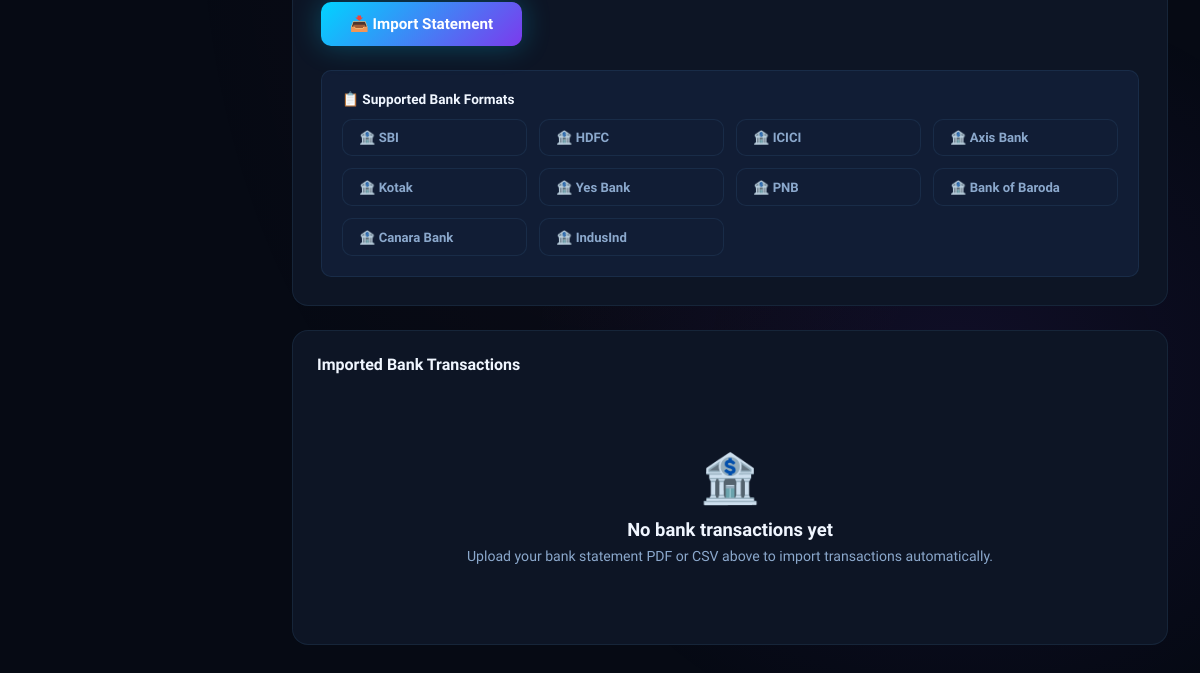
Page /bank_statement (signed in, lower part) on the earlier database version.
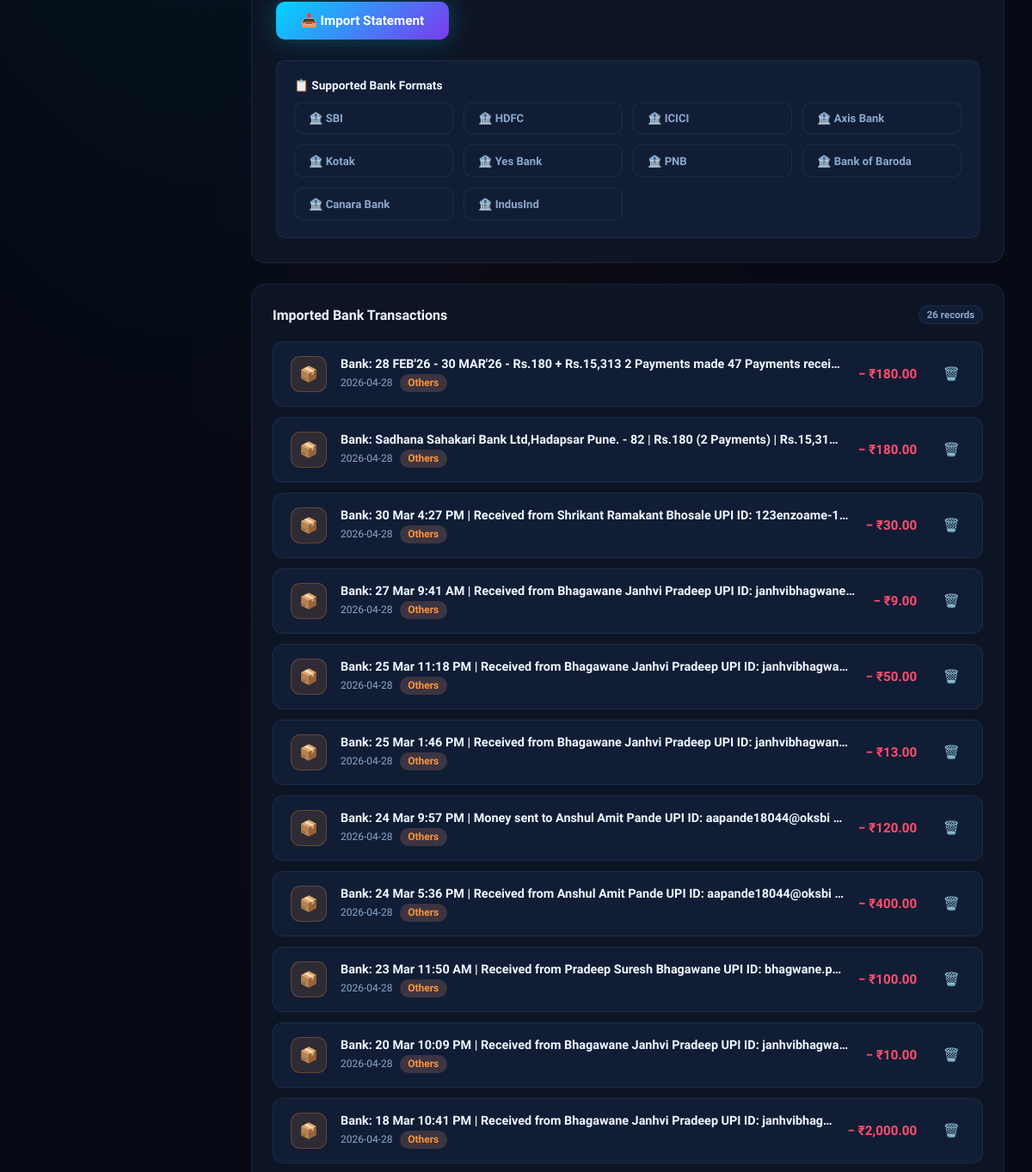
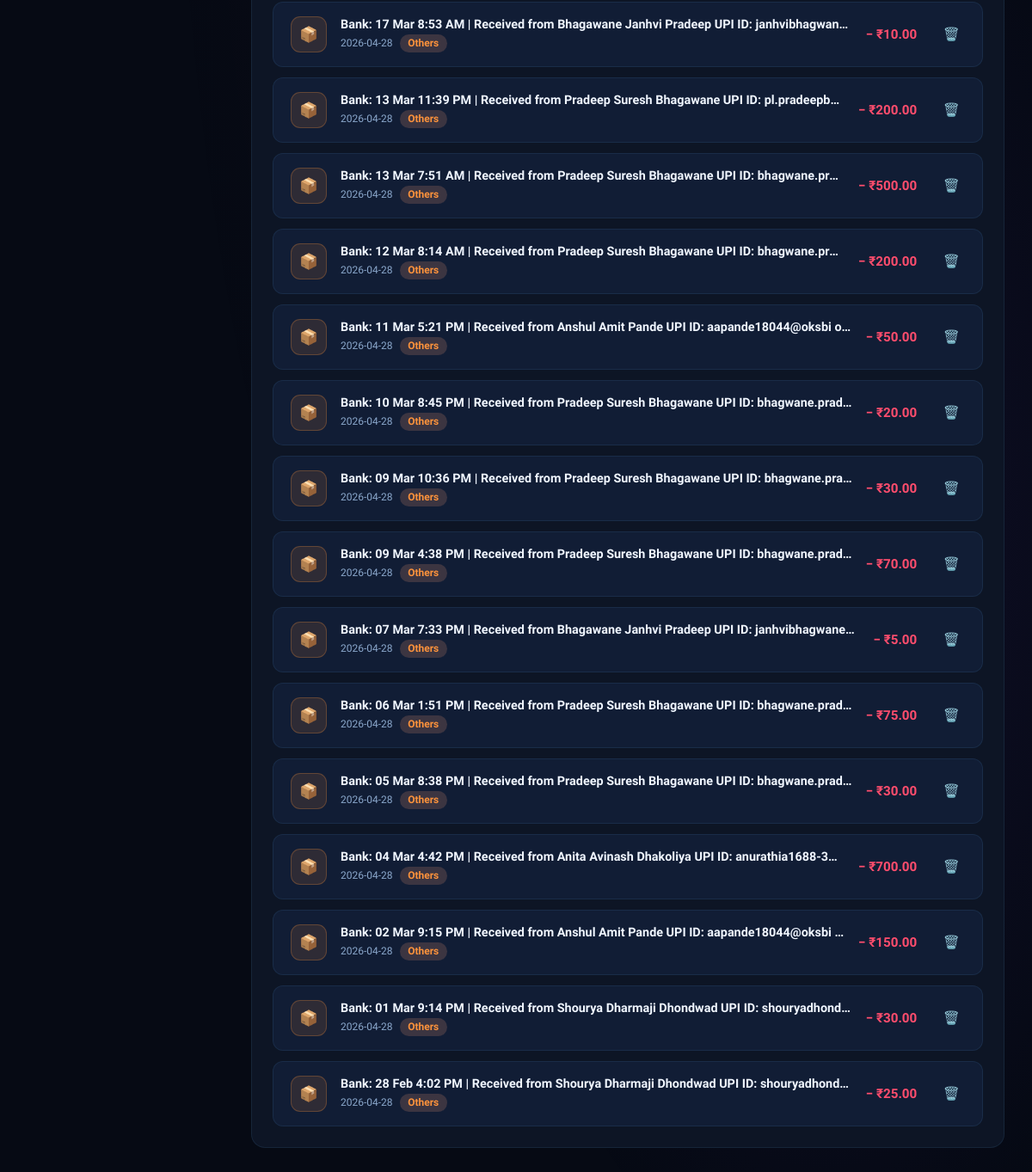
Same page on the later database version (2 pictures, top to bottom).
### tables this page shows
CREATE TABLE expenses (
        id INTEGER PRIMARY KEY AUTOINCREMENT,
        user_id INTEGER NOT NULL REFERENCES users(id) ON DELETE CASCADE,
        amount REAL NOT NULL,
        category TEXT NOT NULL,
        description TEXT,
        source TEXT DEFAULT 'manual',
        date TEXT NOT NULL,
        created_at TIMESTAMP DEFAULT CURRENT_TIMESTAMP);

### app.py (the view)
@app.route("/bank_statement")
def bank_statement():
    uid = require_login()
    if not uid: return redirect(url_for("login"))
    conn = get_db()
    sm = strftime_month("date")
    bank_expenses = fetchall(conn,
        "SELECT * FROM expenses WHERE user_id=? AND source='bank' ORDER BY date DESC, created_at DESC", (uid,))
    bank_total = fetchone(conn,
        "SELECT COALESCE(SUM(amount),0) as t FROM expenses WHERE user_id=? AND source='bank'", (uid,))["t"]
    month_total = fetchone(conn,
        f"SELECT COALESCE(SUM(amount),0) as t FROM expenses WHERE user_id=? AND source='bank' AND {sm}=?",
        (uid, get_current_month()))["t"]
    conn.close()
    return render_template("bank_statement.html",
        bank_expenses=bank_expenses, bank_total=bank_total,
        month_total=month_total, categories=CATEGORIES, current_month=get_current_month())

### app.py (called while the page is built)
def fetchone(conn, sql, params=()):
    c = conn.cursor()
    c.execute(qmark(sql), params)
    return c.fetchone()

def fetchall(conn, sql, params=()):
    c = conn.cursor()
    c.execute(qmark(sql), params)
    return c.fetchall()

def strftime_month(field):
    if PG:
        return f"TO_CHAR({field}::date, 'YYYY-MM')"
    return f"strftime('%Y-%m', {field})"

def require_login():
    return session.get("user_id")

def get_current_month():
    return date.today().strftime("%Y-%m")

    def get_db():
        conn = sqlite3.connect(DB_PATH)
        conn.row_factory = sqlite3.Row
        conn.execute("PRAGMA foreign_keys = ON")
        return conn

    def qmark(sql):
        return sql

### templates/bank_statement.html (shortened to what this page needs)
{% extends "base.html" %}
{% block content %}
<div class="sms-form">
  <form method="POST" action="/bank_statement/upload" enctype="multipart/form-data">
    <div style="margin-top:1.25rem;display:flex;gap:.75rem;flex-wrap:wrap">
      <button type="submit" class="btn lg">📥 Import Statement</button>
    </div>
  </form>
  <div class="sms-examples" style="margin-top:1.5rem">
    <h4>📋 Supported Bank Formats</h4>
    <div style="display:grid;grid-template-columns:repeat(auto-fill,minmax(160px,1fr));gap:.75rem;margin-top:.75rem">
      {% for bank in ["SBI","HDFC","ICICI","Axis Bank","Kotak","Yes Bank","PNB","Bank of Baroda","Canara Bank","IndusInd"] %}
      <div style="background:var(--bg3);border:1px solid var(--b1);border-radius:10px;padding:.65rem 1rem;font-size:.82rem;font-weight:600;color:var(--t2);">
        🏦 {{ bank }}
      </div>
      {% endfor %}
    </div>
  </div>
</div>
<div class="card">
  <div class="card-header">
    <h3>Imported Bank Transactions</h3>
    {% if bank_expenses %}<span class="badge">{{ bank_expenses|length }} records</span>{% endif %}
  </div>
  {% if bank_expenses %}
  <div class="upi-txn-list">
    {% set cat_colors = {'Food':'#FF6B6B','Travel':'#4ECDC4','Shopping':'#FFD93D','Entertainment':'#A29BFE','Health':'#6BCB77','Education':'#60A5FA','Others':'#FB923C'} %}
    {% set cat_icons  = {'Food':'🍔','Travel':'✈️','Shopping':'🛍️','Entertainment':'🎬','Health':'💊','Education':'📚','Others':'📦'} %}
    {% set cat_class  = {'Food':'cb-food','Travel':'cb-travel','Shopping':'cb-shopping','Entertainment':'cb-entertainment','Health':'cb-health','Education':'cb-education','Others':'cb-others'} %}
    {% for exp in bank_expenses %}
    <div class="upi-txn">
      <div class="upi-txn-icon" style="background:{{ cat_colors.get(exp.category,'#ccc') }}20;border:1px solid {{ cat_colors.get(exp.category,'#ccc') }}40">
        {{ cat_icons.get(exp.category,'📦') }}
      </div>
      <div class="upi-txn-info">
        <div class="upi-txn-name">{{ exp.description }}</div>
        <div class="upi-txn-meta">
          {{ exp.date }}
          <span class="cat-badge {{ cat_class.get(exp.category,'cb-others') }}">{{ exp.category }}</span>
        </div>
      </div>
      <div class="upi-txn-amount">− ₹{{ "{:,.2f}".format(exp.amount) }}</div>
      <form method="POST" action="/bank_statement/delete/{{ exp.id }}" style="margin-left:.5rem"
            onsubmit="return confirm('Remove this bank transaction?')">
        <button type="submit" class="action-btn del-btn" title="Remove">🗑️</button>
      </form>
    </div>
    {% endfor %}
  </div>
  {% else %}
  <div class="empty-state">
    <div class="empty-icon">🏦</div>
    <h4>No bank transactions yet</h4>
    <p>Upload your bank statement PDF or CSV above to import transactions automatically.</p>
  </div>
  {% endif %}
</div>
{% endblock %}

### templates/base.html (shortened to what this page needs)
<!DOCTYPE html>
<html lang="en">
<head>
<link rel="stylesheet" href="{{ url_for('static', filename='style.css') }}">
</head>
<body>
<div class="page-wrap">
  {% block content %}{% endblock %}
</div>
</body>
</html>

### static/style.css (style rules this page uses)
:root { --bg: #060a14; --bg2: #0d1525; --bg3: #111d35; --bg4: #16243f; --b1: rgba(99,179,237,0.10); --b2: rgba(99,179,237,0.22); --b3: rgba(99,179,237,0.38); --cyan: #00d4ff; --violet: #7c3aed; --coral: #ff4d6d; --emerald: #00e5a0; --amber: #ffb347; --pink: #f72585; --g-main: linear-gradient(135deg,#00d4ff 0%,#7c3aed 100%); --g-coral: linear-gradient(135deg,#ff4d6d 0%,#ff8c42 100%); --g-emerald: linear-gradient(135deg,#00e5a0 0%,#00b4d8 100%); --g-violet: linear-gradient(135deg,#7c3aed 0%,#f72585 100%); --g-amber: linear-gradient(135deg,#ffb347 0%,#ff6b6b 100%); --t1: #f0f6ff; --t2: #8ba8cc; --t3: #4a6285; --r: 16px; --rs: 10px; --sw: 260px; --fB: 'Plus Jakarta Sans', sans-serif; --glow-cyan: 0 0 28px rgba(0,212,255,0.28); --glow-coral: 0 0 28px rgba(255,77,109,0.28); --glow-violet: 0 0 28px rgba(124,58,237,0.35); --shadow: 0 8px 32px rgba(0,0,0,0.45); }
*,*::before,*::after { box-sizing:border-box;margin:0;padding:0 }
html { font-size:16px;scroll-behavior:smooth }
body { font-family:var(--fB); background:var(--bg); color:var(--t1); min-height:100vh; overflow-x:hidden; }
body::before { content:'';position:fixed;inset:0;pointer-events:none;z-index:0; background: radial-gradient(ellipse 80% 50% at 20% 10%,rgba(0,212,255,0.07) 0%,transparent 60%), radial-gradient(ellipse 60% 40% at 80% 80%,rgba(124,58,237,0.09) 0%,transparent 60%), radial-gradient(ellipse 50% 60% at 50% 50%,rgba(255,77,109,0.04) 0%,transparent 70%); }
button { cursor:pointer;font-family:inherit;border:none;background:none }
.page-wrap { margin-left:var(--sw);flex:1;padding:2.5rem 2rem 3rem; min-height:100vh;position:relative;z-index:1; }
.card { background:var(--bg2);border:1px solid var(--b1);border-radius:var(--r); padding:1.5rem;transition:border-color .2s,box-shadow .2s; }
.card-header { display:flex;align-items:center;justify-content:space-between;margin-bottom:1.25rem }
.card-header h3 { font-size:1rem;font-weight:700 }
.badge { background:var(--bg3);color:var(--t2);font-size:.72rem; padding:.2rem .55rem;border-radius:99px;border:1px solid var(--b1);font-weight:700; }
.cat-badge { display:inline-block;padding:.22rem .6rem;border-radius:99px;font-size:.75rem;font-weight:700 }
.cb-others { background:rgba(255,160,122,.18);color:#fb923c }
.action-btn { background:none;border:none;padding:.3rem .4rem;border-radius:8px; font-size:.95rem;cursor:pointer;transition:background .15s;display:inline-flex;align-items:center; }
.btn { background:var(--g-main);color:#fff;border:none; padding:.6rem 1.25rem;border-radius:var(--rs); font-weight:700;font-size:.88rem;cursor:pointer; transition:all .2s;white-space:nowrap; display:inline-flex;align-items:center;gap:.4rem; font-family:var(--fB);box-shadow:var(--glow-cyan); }
.btn.lg { padding:.8rem 1.8rem;font-size:.95rem }
.sms-form { background:var(--bg2);border:1px solid var(--b1);border-radius:var(--r);padding:1.75rem;margin-bottom:1.5rem }
.sms-examples { background:var(--bg3);border:1px solid var(--b1);border-radius:var(--rs); padding:1.25rem;margin-top:1rem; }
.sms-examples h4 { font-size:.85rem;font-weight:700;margin-bottom:.75rem;color:var(--t2) }
.upi-txn-list { display:flex;flex-direction:column;gap:.75rem }
.upi-txn { background:var(--bg3);border:1px solid var(--b1);border-radius:12px; padding:1rem 1.25rem;display:flex;align-items:center;gap:1rem;transition:all .2s; }
.upi-txn-icon { width:42px;height:42px;border-radius:11px;display:flex;align-items:center; justify-content:center;font-size:1.1rem;flex-shrink:0; }
.upi-txn-info { flex:1;min-width:0 }
.upi-txn-name { font-weight:700;font-size:.9rem;white-space:nowrap;overflow:hidden;text-overflow:ellipsis }
.upi-txn-meta { font-size:.75rem;color:var(--t2);margin-top:.15rem;display:flex;align-items:center;gap:.5rem }
.upi-txn-amount { font-weight:800;font-size:.95rem;white-space:nowrap;color:var(--coral) }
body[class*="theme-light"] .page-title, body[class*="theme-light"] .page-sub, body[class*="theme-light"] .stat-label, body[class*="theme-light"] h1,h2,h3,h4 { color: var(--t1) !important; }

Differences in the rows shown:
added expenses: get "📦", description "Bank: 28 FEB'26 - 30 MAR'26 - Rs.180 + Rs.15,313 2 Payments made 47 Payments recei…", date "2026-04-28", category "Others", amount "180.00"
added expenses: get "📦", description "Bank: Sadhana Sahakari Bank Ltd,Hadapsar Pune. - 82 | Rs.180 (2 Payments) | Rs.15,31…", date "2026-04-28", category "Others", amount "180.00"
added expenses: get "📦", description "Bank: 30 Mar 4:27 PM | Received from Shrikant Ramakant Bhosale UPI ID: 123enzoame-1…", date "2026-04-28", category "Others", amount "30.00"
added expenses: get "📦", description "Bank: 27 Mar 9:41 AM | Received from Bhagawane Janhvi Pradeep UPI ID: janhvibhagwane…", date "2026-04-28", category "Others", amount "9.00"
added expenses: get "📦", description "Bank: 25 Mar 11:18 PM | Received from Bhagawane Janhvi Pradeep UPI ID: janhvibhagwa…", date "2026-04-28", category "Others", amount "50.00"
added expenses: get "📦", description "Bank: 25 Mar 1:46 PM | Received from Bhagawane Janhvi Pradeep UPI ID: janhvibhagwan…", date "2026-04-28", category "Others", amount "13.00"
added expenses: get "📦", description "Bank: 24 Mar 9:57 PM | Money sent to Anshul Amit Pande UPI ID: aapande18044@oksbi…", date "2026-04-28", category "Others", amount "120.00"
added expenses: get "📦", description "Bank: 24 Mar 5:36 PM | Received from Anshul Amit Pande UPI ID: aapande18044@oksbi…", date "2026-04-28", category "Others", amount "400.00"
added expenses: get "📦", description "Bank: 23 Mar 11:50 AM | Received from Pradeep Suresh Bhagawane UPI ID: bhagwane.p…", date "2026-04-28", category "Others", amount "100.00"
added expenses: get "📦", description "Bank: 20 Mar 10:09 PM | Received from Bhagawane Janhvi Pradeep UPI ID: janhvibhagwa…", date "2026-04-28", category "Others", amount "10.00"
added expenses: get "📦", description "Bank: 18 Mar 10:41 PM | Received from Bhagawane Janhvi Pradeep UPI ID: janhvibhag…", date "2026-04-28", category "Others", amount "2,000.00"
added expenses: get "📦", description "Bank: 17 Mar 8:53 AM | Received from Bhagawane Janhvi Pradeep UPI ID: janhvibhagwan…", date "2026-04-28", category "Others", amount "10.00"
added expenses: get "📦", description "Bank: 13 Mar 11:39 PM | Received from Pradeep Suresh Bhagawane UPI ID: pl.pradeepb…", date "2026-04-28", category "Others", amount "200.00"
added expenses: get "📦", description "Bank: 13 Mar 7:51 AM | Received from Pradeep Suresh Bhagawane UPI ID: bhagwane.pr…", date "2026-04-28", category "Others", amount "500.00"
added expenses: get "📦", description "Bank: 12 Mar 8:14 AM | Received from Pradeep Suresh Bhagawane UPI ID: bhagwane.pr…", date "2026-04-28", category "Others", amount "200.00"
added expenses: get "📦", description "Bank: 11 Mar 5:21 PM | Received from Anshul Amit Pande UPI ID: aapande18044@oksbi o…", date "2026-04-28", category "Others", amount "50.00"
added expenses: get "📦", description "Bank: 10 Mar 8:45 PM | Received from Pradeep Suresh Bhagawane UPI ID: bhagwane.prad…", date "2026-04-28", category "Others", amount "20.00"
added expenses: get "📦", description "Bank: 09 Mar 10:36 PM | Received from Pradeep Suresh Bhagawane UPI ID: bhagwane.pra…", date "2026-04-28", category "Others", amount "30.00"
added expenses: get "📦", description "Bank: 09 Mar 4:38 PM | Received from Pradeep Suresh Bhagawane UPI ID: bhagwane.prad…", date "2026-04-28", category "Others", amount "70.00"
added expenses: get "📦", description "Bank: 07 Mar 7:33 PM | Received from Bhagawane Janhvi Pradeep UPI ID: janhvibhagwane…", date "2026-04-28", category "Others", amount "5.00"
added expenses: get "📦", description "Bank: 06 Mar 1:51 PM | Received from Pradeep Suresh Bhagawane UPI ID: bhagwane.prad…", date "2026-04-28", category "Others", amount "75.00"
added expenses: get "📦", description "Bank: 05 Mar 8:38 PM | Received from Pradeep Suresh Bhagawane UPI ID: bhagwane.prad…", date "2026-04-28", category "Others", amount "30.00"
added expenses: get "📦", description "Bank: 04 Mar 4:42 PM | Received from Anita Avinash Dhakoliya UPI ID: anurathia1688-3…", date "2026-04-28", category "Others", amount "700.00"
added expenses: get "📦", description "Bank: 02 Mar 9:15 PM | Received from Anshul Amit Pande UPI ID: aapande18044@oksbi…", date "2026-04-28", category "Others", amount "150.00"
added expenses: get "📦", description "Bank: 01 Mar 9:14 PM | Received from Shourya Dharmaji Dhondwad UPI ID: shouryadhond…", date "2026-04-28", category "Others", amount "30.00"
added expenses: get "📦", description "Bank: 28 Feb 4:02 PM | Received from Shourya Dharmaji Dhondwad UPI ID: shouryadhond…", date "2026-04-28", category "Others", amount "25.00"
Other differences:
{{ bank_expenses|length }}: (not shown) → "26"
text no longer shown: "🏦 No bank transactions yet Upload your bank statement PDF or CSV above to import transactions automatically."
text now shown: "records"
